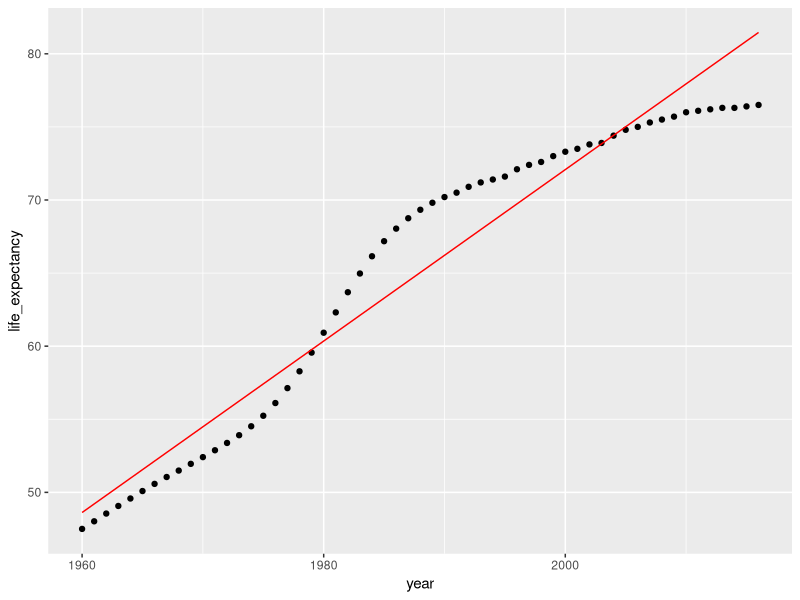

The R source for this figure:
# list column workflow
# 1. make a list column | tidyr::nest()
# 2. work with list columns | purrr::map()
# 3. simplify the list columns | tidyr::unnest(), purrr::map_*()

setwd("~/datacamp/ML_in_the_tidyverse")
rm(list = ls()); gc()
library(tidyverse)
library(purrr)
library(dslabs)
# install.packages("dslabs")

# library(gapminder)
gapminder %>% as_tibble()
# load('./data/gapminder.rds')
# gapminder <- read_delim("data/gapminder.tsv", "\t", escape_double = FALSE, trim_ws = TRUE)

nested <- gapminder %>%
  group_by(country) %>%
  nest()


nested$data[[1]]
nested$data[[4]]


nested %>% unnest()

# Explore gapminder
head(gapminder)

# Prepare the nested dataframe gap_nested
gap_nested <- gapminder %>% 
  group_by(country) %>% 
  nest()

# Explore gap_nested
head(gap_nested)


# Create the unnested dataframe called gap_unnnested
gap_unnested <- gap_nested %>% 
  unnest()

# Confirm that your data was not modified  
identical(gapminder, gap_unnested)

# Extract the data of Algeria
algeria_df <- gap_nested$data[[2]]

# Calculate the minimum of the population vector
min(algeria_df$population, na.rm = T)

# Calculate the maximum of the population vector
max(algeria_df$population, na.rm = T)

# Calculate the mean of the population vector
mean(algeria_df$population, na.rm = T)

map(.x= nested$data, .f = ~mean(.x$population, na.rm = T))

pop_df <- nested %>%
  mutate(pop_mean = map(data, ~mean(.x$population, na.rm = T)))

pop_df %>% unnest(pop_mean)

nested %>%
  mutate(pop_mean = map_dbl(data, ~mean(.x$population, na.rm = T)))

nested %>%
  mutate(pop_mean = map(data, ~lm(formula = population ~ fertility, data = .x)))

# Calculate the mean population for each country
pop_nested <- gap_nested %>%
  mutate(mean_pop = map(data, ~mean(.x$population, na.rm = T)))

# Take a look at pop_nested
head(pop_nested)

# Extract the mean_pop value by using unnest
pop_mean <- pop_nested %>% 
  unnest(mean_pop)

# Take a look at pop_mean
head(pop_mean)


# Calculate mean population and store result as a double
pop_mean <- gap_nested %>%
  mutate(mean_pop = map_dbl(data, ~mean(.x$population, na.rm = T)))

# Take a look at pop_mean
head(pop_mean)


# Build a linear model for each country
gap_models <- gap_nested %>%
  mutate(model = map(data, ~lm(formula = life_expectancy~year, data = .x)))

# Extract the model for Algeria    
algeria_model <- gap_models$model[[2]]

# View the summary for the Algeria model
summary(algeria_model)

##----

library(broom)

# Extract the coefficients of the algeria_model as a dataframe
tidy(algeria_model)

# Extract the statistics of the algeria_model as a dataframe
glance(algeria_model)

# Build the augmented dataframe
algeria_fitted <- augment(algeria_model)

# Compare the predicted values with the actual values of life expectancy
algeria_fitted %>% 
  ggplot(aes(x = year)) +
  geom_point(aes(y = life_expectancy)) + 
  geom_line(aes(y = .fitted), color = "red")
